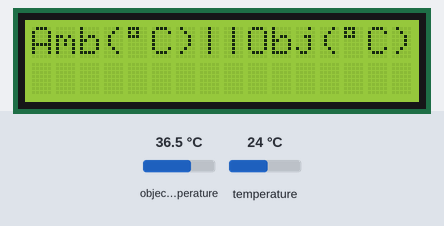
The sketch below on a simulated Arduino Uno, built with avr-gcc and run on an emulated ATmega328P. Shown: 16×2 character LCD. Inputs (shaded band) come from the test bench; at power-on: object temperature 36.5 °C, temperature 24 °C. What the sketch prints to the serial monitor is not drawn.

Above: at 0.79 s.
1.3 s: object temperature set to 20 °C
At 6.6 s:
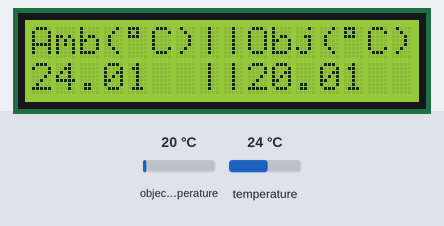
10.3 s: temperature set to 12 °C
At 15.6 s:
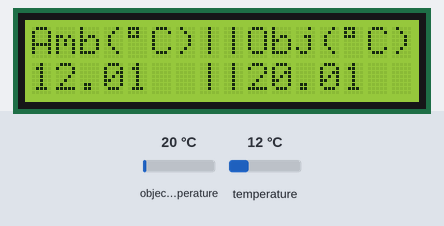
15.8 s: object temperature set to 26 °C
At 20.5 s:
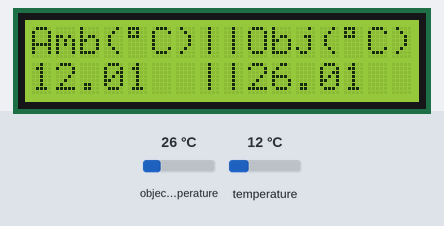
21.3 s: temperature set to 19 °C
At 27.6 s:
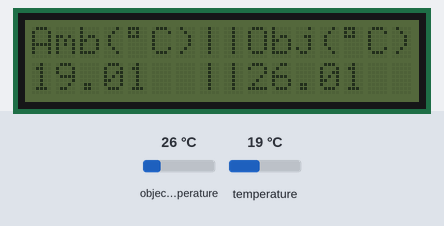
Timing chart, 0 to 27.8 s (numbered marks = the images above; inputs shaded):
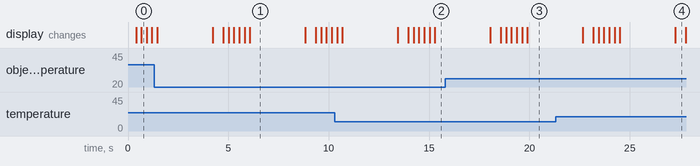

Measured:
- what the display in image 1 shows lasts 2.7 s, from 6.1 s to 8.8 s
- what the display in image 4 shows lasts 0.5 s, from 27.3 s to 27.8 s

The sketch:

R08_N02.ino
```cpp
//Sensor de Temperatura Infravermelho - Modelo: MLX90614

// Incluir as bibliotecas necessárias
#include <Adafruit_MLX90614.h>// Responsável por receber os dados do sensor e os interpretar
#include <LiquidCrystal_I2C.h>// Gere o display LCD
#include <Wire.h>// Responsavél por gerir a comunicação I2C

Adafruit_MLX90614 mlx = Adafruit_MLX90614();//Recebe os dados e armazena na variável mlx

//Variáveis
double temp_amb;//Define a variável de temperatura ambiente
double temp_obj;//Defina a variável de temperatura do objeto
const int LCD_linhas = 2; // Número de linhas do seu display LCD
const int LCD_colunas = 16; // Número de colunas do seu display LCD
const int numeroPiscadas = 3; // Número de vezes que o dado pisca
// As próximas 3 variáveis descrevem os intervalos de tempo empregados no display LCD e podem ser editados conforme o desejo do usuário
const float LCD_tempoAceso = 2.5; // Tempo, em segundos, em que o dado é exibido
const float LCD_tempoPiscando = 1.5; // Tempo, em segundos, em que o dado permanece piscando
const float LCD_tempoApagado = 0.5; // Intervalo, em segundos, entre a exibição dos dados

LiquidCrystal_I2C lcd(0x27,LCD_colunas,LCD_linhas); // Declara o display como um objeto chamado "lcd"

void setup()// Comandos executados ao inicializar o Arduino
{
  Serial.begin(9600);//Inicia a comunicação com a serial
  mlx.begin();//Inicia a comunicação com o sensor MLX90614
  lcd.init(); // Inicia o display lcd(x, y), de x colunas e y linhas; Nesse caso, lcd(16,2);

  Serial.println("Display LCD ligado"); // Informa, na porta serial, que o display esta ligado
  Serial.println("Sensor de temperatura MLX90614");//Imprime um tópico "Sensor de temperatura MLX90614" com quebra de linha(ln)
}

void loop()// Comandos que serão executados repetidamente (loop)
{
  temp_amb = mlx.readAmbientTempC();// Recebe o dado de temperatura ambiente, o converte para graus Celsius e armazena na variável "temp_amb"
  temp_obj = mlx.readObjectTempC();// Recebe o dado de temperatura do objeto, o converte para graus Celsius e armazena na variável "temp_obj"

if (!mlx.begin()) {// Caso o sensor não funcione corretamente
    Serial.println("Erro ao ler temperatura!");//Imprime uma mensagem de erro
    lcd.backlight();// Liga a luz de fundo do display
    lcd.setCursor(0,0);// Posiciona o cursor na primeira coluna (0) e na primeira linha (0)
    lcd.print("Erro ao ler temp");//Imprime uma mensagem de erro no display LCD
    delay(1000);//Estabelece um intervalo em milisegundos entre as medições (1000 ms = 1 s)
}

else{// Caso o sensor funcione corretamente

  lcd.backlight(); // Liga a luz de fundo do display

  // Os próximos comandos imprimem a temperatura na porta serial
  Serial.print("Temp Ambiente = ");
  Serial.print(temp_amb);//Imprime a temperatura ambiente
  Serial.print("°C;");// Imprime o simbolo de grau, a letra “C” e um ponto e vírgula
  Serial.print("   Temp Objeto = ");
  Serial.print(temp_obj);//Imprime a temperatura do objeto na mira do sensor
  Serial.println("°C");// Imprime o simbolo de grau, a letra “C” com quebra de linha(ln)

 // O resultado fica como:
    /*
    Temp Ambiente = 25.64°C;   Temp Objeto = 28.23°C
    */

    // Os próximos comandos imprimem a temperatura no display LCD
    lcd.setCursor(0,0); // Posiciona o cursor na primeira coluna (0) e na primeira linha (0)
    lcd.print("Amb(");// Imprime o texto “Amb" e abre um parêntese
    lcd.print(char(223)); // Imprime o símbolo de grau
    lcd.print("C)"); // Imprime a letra “C” e fecha o parêntese
    lcd.print("||"); // Adiciona duas linha para separar as leituras
    lcd.print("Obj(");// Imprime o texto “Obj" e abre um parêntese
    lcd.print(char(223)); // Imprime o símbolo de grau
    lcd.print("C)"); // Imprime a letra “C”
}
     // Apaga e reescreve o valor no display, fazendo o valor piscar
     for (int i = 0; i < numeroPiscadas; i++) {
     lcd.setCursor(0, 1);
     for (int j = 0; j < LCD_colunas; j++) {
     lcd.print(" ");
}
    delay((LCD_tempoPiscando * 1000)/(numeroPiscadas * 2)); // Gera uma pausa entre os processos
    lcd.setCursor(0,1); // Posiciona o cursor na primeira coluna (0) e na segunda linha (1)
    lcd.print(temp_amb); // Imprime o valor da temperatura ambiente coletada
    lcd.setCursor(7,1); // Posiciona o cursor na sétima coluna (7) e na segunda linha (1)
    lcd.print("||");// Adiciona duas linha para separar as leituras
    lcd.setCursor(9,1); // Posiciona o cursor na nona coluna (9) e na segunda linha (1)
    lcd.print(temp_obj); // Imprime o valor da temperatura do objeto apontado
    delay((LCD_tempoPiscando * 1000)/(numeroPiscadas * 2)); // Gera uma pausa entre os processos
}
    delay(LCD_tempoAceso*1000);//Faz com que a luz de fundo permaneça um período acesa(sem piscar)
    lcd.noBacklight(); // Desliga a luz de fundo do display
    delay(LCD_tempoApagado*1000);//Faz com que a luz de fundo permaneça um período apagada

    // O resultado fica como:
    /*
    Amb(°C)||Obj(°C)
    28.63  ||32.81
           ou
    Amb(°C)||Obj(°C)
    28.63  ||-02.81
           ou
    Amb(°C)||Obj(°C)
    28.63  ||102.81
           ou
    (Com a temp ambiente abaixo de 0)
     Amb(°C)||Obj(°C)
    -02.63  ||32.81
    */
    //Pode-se olhar o led tx na placa do Arduino para confirmar o funcionamento
}
```
